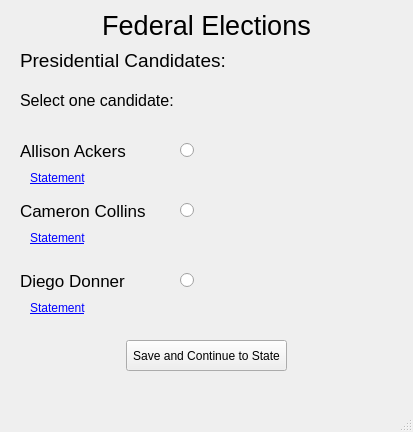
<?xml version="1.0" encoding="UTF-8"?>
<ui version="4.0">
 <class>Voting_menu01</class>
 <widget class="QMainWindow" name="Voting_menu01">
  <property name="geometry">
   <rect>
    <x>0</x>
    <y>0</y>
    <width>413</width>
    <height>432</height>
   </rect>
  </property>
  <property name="windowTitle">
   <string>Federal Elections</string>
  </property>
  <widget class="QWidget" name="centralwidget">
   <widget class="QLabel" name="pres_cand_title">
    <property name="geometry">
     <rect>
      <x>20</x>
      <y>40</y>
      <width>221</width>
      <height>41</height>
     </rect>
    </property>
    <property name="font">
     <font>
      <pointsize>14</pointsize>
     </font>
    </property>
    <property name="text">
     <string>Presidential Candidates:</string>
    </property>
   </widget>
   <widget class="QLabel" name="candidate01">
    <property name="geometry">
     <rect>
      <x>20</x>
      <y>190</y>
      <width>131</width>
      <height>41</height>
     </rect>
    </property>
    <property name="font">
     <font>
      <pointsize>13</pointsize>
     </font>
    </property>
    <property name="text">
     <string>Cameron Collins</string>
    </property>
   </widget>
   <widget class="QLabel" name="candidate02">
    <property name="geometry">
     <rect>
      <x>20</x>
      <y>260</y>
      <width>111</width>
      <height>41</height>
     </rect>
    </property>
    <property name="font">
     <font>
      <pointsize>13</pointsize>
     </font>
    </property>
    <property name="text">
     <string>Diego Donner</string>
    </property>
   </widget>
   <widget class="QLabel" name="candidate03">
    <property name="geometry">
     <rect>
      <x>20</x>
      <y>130</y>
      <width>131</width>
      <height>41</height>
     </rect>
    </property>
    <property name="font">
     <font>
      <pointsize>13</pointsize>
     </font>
    </property>
    <property name="text">
     <string>Allison Ackers</string>
    </property>
   </widget>
   <widget class="QRadioButton" name="alli_vote">
    <property name="enabled">
     <bool>true</bool>
    </property>
    <property name="geometry">
     <rect>
      <x>180</x>
      <y>140</y>
      <width>62</width>
      <height>21</height>
     </rect>
    </property>
    <property name="text">
     <string/>
    </property>
    <property name="iconSize">
     <size>
      <width>12</width>
      <height>12</height>
     </size>
    </property>
   </widget>
   <widget class="QRadioButton" name="cam_vote">
    <property name="geometry">
     <rect>
      <x>180</x>
      <y>200</y>
      <width>62</width>
      <height>21</height>
     </rect>
    </property>
    <property name="text">
     <string/>
    </property>
   </widget>
   <widget class="QRadioButton" name="diego_vote">
    <property name="geometry">
     <rect>
      <x>180</x>
      <y>270</y>
      <width>62</width>
      <height>21</height>
     </rect>
    </property>
    <property name="text">
     <string/>
    </property>
   </widget>
   <widget class="QLabel" name="alli_statement">
    <property name="geometry">
     <rect>
      <x>30</x>
      <y>170</y>
      <width>71</width>
      <height>16</height>
     </rect>
    </property>
    <property name="text">
     <string>&lt;a href=Allison_Ackers.html&gt;Statement&lt;/a&gt;</string>
    </property>
    <property name="openExternalLinks">
     <bool>true</bool>
    </property>
   </widget>
   <widget class="QLabel" name="cam_statement">
    <property name="geometry">
     <rect>
      <x>30</x>
      <y>230</y>
      <width>71</width>
      <height>16</height>
     </rect>
    </property>
    <property name="text">
     <string>&lt;a href=Cameron_Collins.html&gt;Statement&lt;/a&gt;</string>
    </property>
    <property name="openExternalLinks">
     <bool>true</bool>
    </property>
   </widget>
   <widget class="QLabel" name="d_statement">
    <property name="geometry">
     <rect>
      <x>30</x>
      <y>300</y>
      <width>71</width>
      <height>16</height>
     </rect>
    </property>
    <property name="text">
     <string>&lt;a href=Diego_Donner.html&gt;Statement&lt;/a&gt;</string>
    </property>
    <property name="openExternalLinks">
     <bool>true</bool>
    </property>
   </widget>
   <widget class="QPushButton" name="next_page">
    <property name="geometry">
     <rect>
      <x>126</x>
      <y>340</y>
      <width>161</width>
      <height>31</height>
     </rect>
    </property>
    <property name="text">
     <string>Save and Continue to State</string>
    </property>
   </widget>
   <widget class="QLabel" name="label">
    <property name="geometry">
     <rect>
      <x>20</x>
      <y>80</y>
      <width>181</width>
      <height>41</height>
     </rect>
    </property>
    <property name="font">
     <font>
      <pointsize>12</pointsize>
     </font>
    </property>
    <property name="text">
     <string>Select one candidate:</string>
    </property>
   </widget>
   <widget class="QLabel" name="label_2">
    <property name="geometry">
     <rect>
      <x>91</x>
      <y>10</y>
      <width>231</width>
      <height>31</height>
     </rect>
    </property>
    <property name="font">
     <font>
      <pointsize>20</pointsize>
     </font>
    </property>
    <property name="text">
     <string>Federal Elections</string>
    </property>
    <property name="alignment">
     <set>Qt::AlignCenter</set>
    </property>
   </widget>
  </widget>
  <widget class="QMenuBar" name="menubar">
   <property name="geometry">
    <rect>
     <x>0</x>
     <y>0</y>
     <width>413</width>
     <height>18</height>
    </rect>
   </property>
  </widget>
  <widget class="QStatusBar" name="statusbar"/>
 </widget>
 <resources/>
 <connections/>
</ui>
